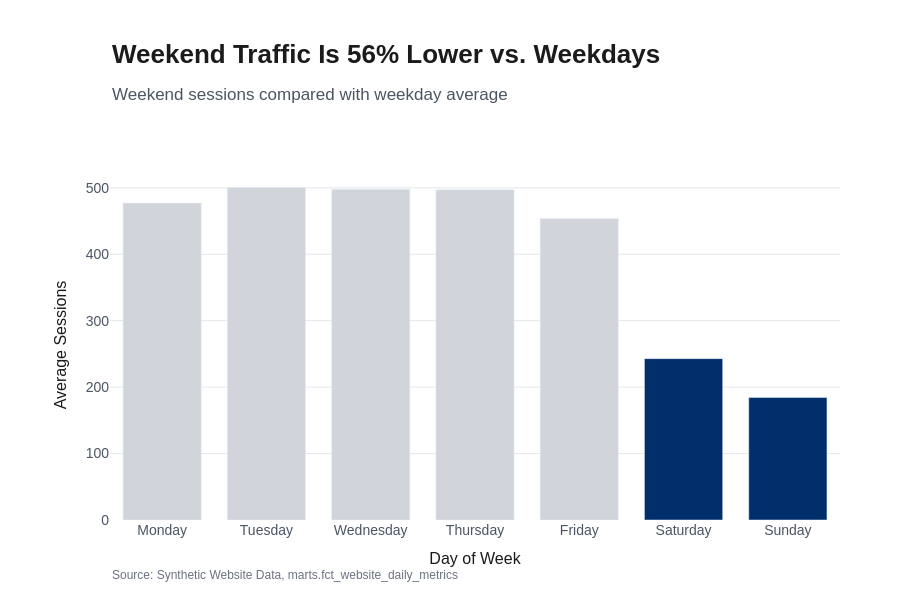

Notebook cell for this chart:
### Code cell
daily_performance["day_of_week"] = daily_performance["date_day"].dt.day_name()

weekday_performance = daily_performance.groupby("day_of_week", as_index=False).agg(
    avg_sessions=("session_count", "mean"),
    avg_visitors=("visitor_count", "mean"),
)

day_order = [
    "Monday",
    "Tuesday",
    "Wednesday",
    "Thursday",
    "Friday",
    "Saturday",
    "Sunday",
]

daily_performance["day_type"] = np.where(
    daily_performance["date_day"].dt.dayofweek < 5,
    "Weekday",
    "Weekend",
)

day_type_performance = daily_performance.groupby("day_type", as_index=False).agg(
    avg_sessions=("session_count", "mean"),
    avg_visitors=("visitor_count", "mean"),
)

weekday_avg = day_type_performance.loc[
    day_type_performance["day_type"] == "Weekday",
    "avg_sessions",
].iloc[0]

weekend_avg = day_type_performance.loc[
    day_type_performance["day_type"] == "Weekend",
    "avg_sessions",
].iloc[0]

weekend_decline = 1 - (weekend_avg / weekday_avg)

weekday_performance["day_of_week"] = pd.Categorical(
    weekday_performance["day_of_week"],
    categories=day_order,
    ordered=True,
)

weekday_performance = weekday_performance.sort_values("day_of_week")

figure = bar_chart(
    weekday_performance,
    x="day_of_week",
    y="avg_sessions",
    theme=theme,
    title=f"Weekend Traffic Is {weekend_decline:.0%} Lower vs. Weekdays",
    subtitle="Weekend sessions compared with weekday average",
    x_axis_title="Day of Week",
    y_axis_title="Average Sessions",
    focus=["Saturday", "Sunday"],
    source="Synthetic Website Data, marts.fct_website_daily_metrics",
)
figure.show()

### Figure 1 — Plotly figure (JSON) as saved in the notebook; plotly's stock layout.template omitted (floating-point values rounded to 4 significant figures)
{"data": [{"cliponaxis": true, "marker": {"color": ["#D1D5DB", "#D1D5DB", "#D1D5DB", "#D1D5DB", "#D1D5DB", "#002F6C", "#002F6C"]}, "orientation": "v", "type": "bar", "x": ["Monday", "Tuesday", "Wednesday", "Thursday", "Friday", "Saturday", "Sunday"], "y": [477.1, 500.5, 497.9, 497.1, 453.7, 242.9, 184.3]}], "layout": {"annotations": [{"align": "left", "font": {"color": "#1B1B1B", "family": "IBM Plex Sans, Arial, sans-serif", "size": 26, "weight": 600}, "showarrow": false, "text": "Weekend Traffic Is 56% Lower vs. Weekdays", "x": 0, "xanchor": "left", "xref": "paper", "y": 1.38, "yanchor": "top", "yref": "paper"}, {"align": "left", "font": {"color": "#4B5563", "family": "IBM Plex Sans, Arial, sans-serif", "size": 17, "weight": 400}, "showarrow": false, "text": "Weekend sessions compared with weekday average", "x": 0, "xanchor": "left", "xref": "paper", "y": 1.25, "yanchor": "top", "yref": "paper"}, {"align": "left", "font": {"color": "#6B7280", "family": "IBM Plex Sans, Arial, sans-serif", "size": 12, "weight": 400}, "showarrow": false, "text": "Source: Synthetic Website Data, marts.fct_website_daily_metrics", "x": 0, "xanchor": "left", "xref": "paper", "y": -0.13, "yanchor": "top", "yref": "paper"}], "autosize": true, "bargap": 0.25, "font": {"color": "#1B1B1B", "family": "IBM Plex Sans, Arial, sans-serif", "size": 14, "weight": 400}, "height": 600, "hovermode": "x unified", "legend": {"font": {"color": "#1B1B1B", "family": "IBM Plex Sans, Arial, sans-serif", "size": 14, "weight": 400}, "maxheight": 0.12, "orientation": "h", "x": 0, "xanchor": "left", "y": 1.01, "yanchor": "bottom"}, "margin": {"b": 80, "l": 110, "r": 60, "t": 170}, "paper_bgcolor": "#FFFFFF", "plot_bgcolor": "#FFFFFF", "showlegend": false, "xaxis": {"automargin": true, "showgrid": false, "showline": false, "tickfont": {"color": "#4B5563", "family": "IBM Plex Sans, Arial, sans-serif", "size": 14, "weight": 400}, "ticks": "", "title": {"font": {"color": "#1B1B1B", "family": "IBM Plex Sans, Arial, sans-serif", "size": 16, "weight": 500}, "text": "Day of Week"}, "zeroline": false}, "yaxis": {"automargin": true, "gridcolor": "#E5E7EB", "gridwidth": 1, "showgrid": true, "showline": false, "tickfont": {"color": "#4B5563", "family": "IBM Plex Sans, Arial, sans-serif", "size": 14, "weight": 400}, "ticks": "", "title": {"font": {"color": "#1B1B1B", "family": "IBM Plex Sans, Arial, sans-serif", "size": 16, "weight": 500}, "text": "Average Sessions"}, "zeroline": false, "zerolinecolor": "#D1D5DB"}}}
